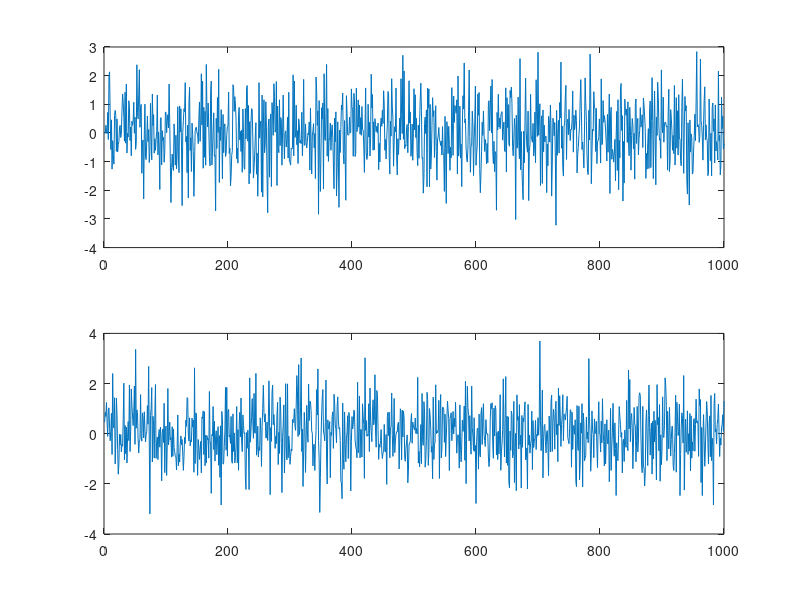

Reproduce this figure in MATLAB. (Note: this script raises an error after producing the figure.)
clc
clear all
close all
%% 
j=sqrt(-1);
len=1000;
x=randn(1,len)+randn(1,len)*j;
figure
subplot(211)
plot(real(x))
subplot(212)
plot(imag(x))

ang=angle(x);
unwrap_ang=unwrap(ang);
unwrap_ang2=unwrap_p(ang);
figure
plot(ang)
figure
subplot(211)
plot(unwrap_ang)
subplot(212)
plot(unwrap_ang2)
err=sum(unwrap_ang-unwrap_ang2);
disp(['��',num2str(err)]);
